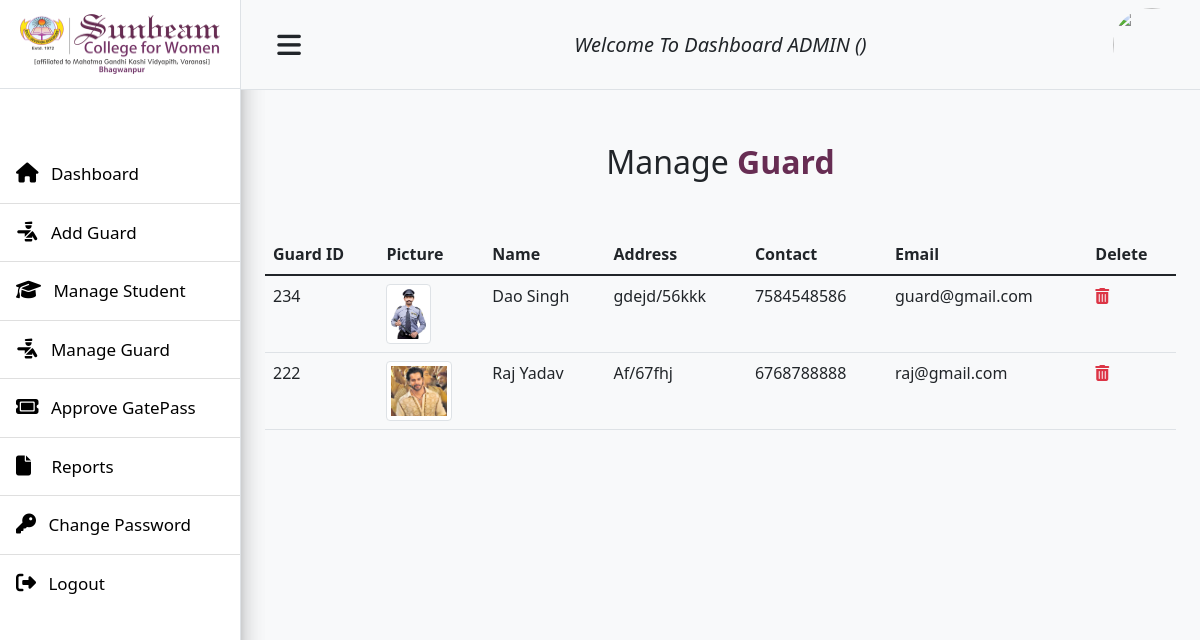
The page /host/manageguard/ on the database its author committed.
### Host/models.py (models this page shows)
class guardregistration(models.Model):
    name=models.CharField(max_length=100)
    guardid=models.IntegerField(primary_key=True)
    passwd=models.CharField(max_length=100)
    address=models.TextField()
    pic=models.ImageField(upload_to="static/Profile/",null=True)
    mob=models.CharField(max_length=60)
    email=models.CharField(max_length=100)
    rdate=models.DateField()

### Host/views.py (the view)
# urls.py: path('manageguard/', v1.manageguard),
def manageguard(request):
    a = request.GET.get('msg')
    if a:
        guardregistration.objects.all().filter(guardid=a).delete()
        return HttpResponse(
            "<script>alert('record deleted successfully...');location.href='/host/manageguard/'</script>")
    rdata = guardregistration.objects.all().order_by('name')
    mydict = {"data": rdata}
    return render(request,'Host/manageguard.html',mydict)

### templates/Host/manageguard.html (shortened to what this page needs)
{% extends 'AdminMaster.html' %}
{% load static %}
{% block DashContent %}
<div class="fs-2 text-center my-5">Manage <b style="color:#672d53;">Guard</b></div>
<div class="container-fluid table-responsive">
    <table class="table">
  <thead>
    <tr>
      <th scope="col">Guard ID</th>
      <th scope="col">Picture</th>
      <th scope="col">Name</th>
      <th scope="col">Address</th>
      <th scope="col">Contact</th>
      <th scope="col">Email</th>
      <th scope="col">Delete</th>
    </tr>
  </thead>
  <tbody>
  {% for x in data %}
    <tr>
      <td>{{x.guardid}}</td>
      <td><img src="/{{x.pic}}" style="max-height:60px" class="img-thumbnail"/></td>
      <td>{{x.name}}</td>
      <td>{{x.address}}</td>
      <td>{{x.mob}}</td>
      <td>{{x.email}}</td>
        <td>
          <a href="/host/manageguard?msg={{x.guardid}}">
          <span class="fa fa-trash text-danger"></span>
            </a>
        </td>
    </tr>
  {% endfor %}
  </tbody>
</table>
</div>
{% endblock %}

### rows shown on the page
guardregistration: guardid "234", pic (picture), name "Dao Singh", address "gdejd/56kkk", mob "7584548586", email "guard@gmail.com"
guardregistration: guardid "222", pic (picture), name "Raj Yadav", address "Af/67fhj", mob "6768788888", email "raj@gmail.com"
